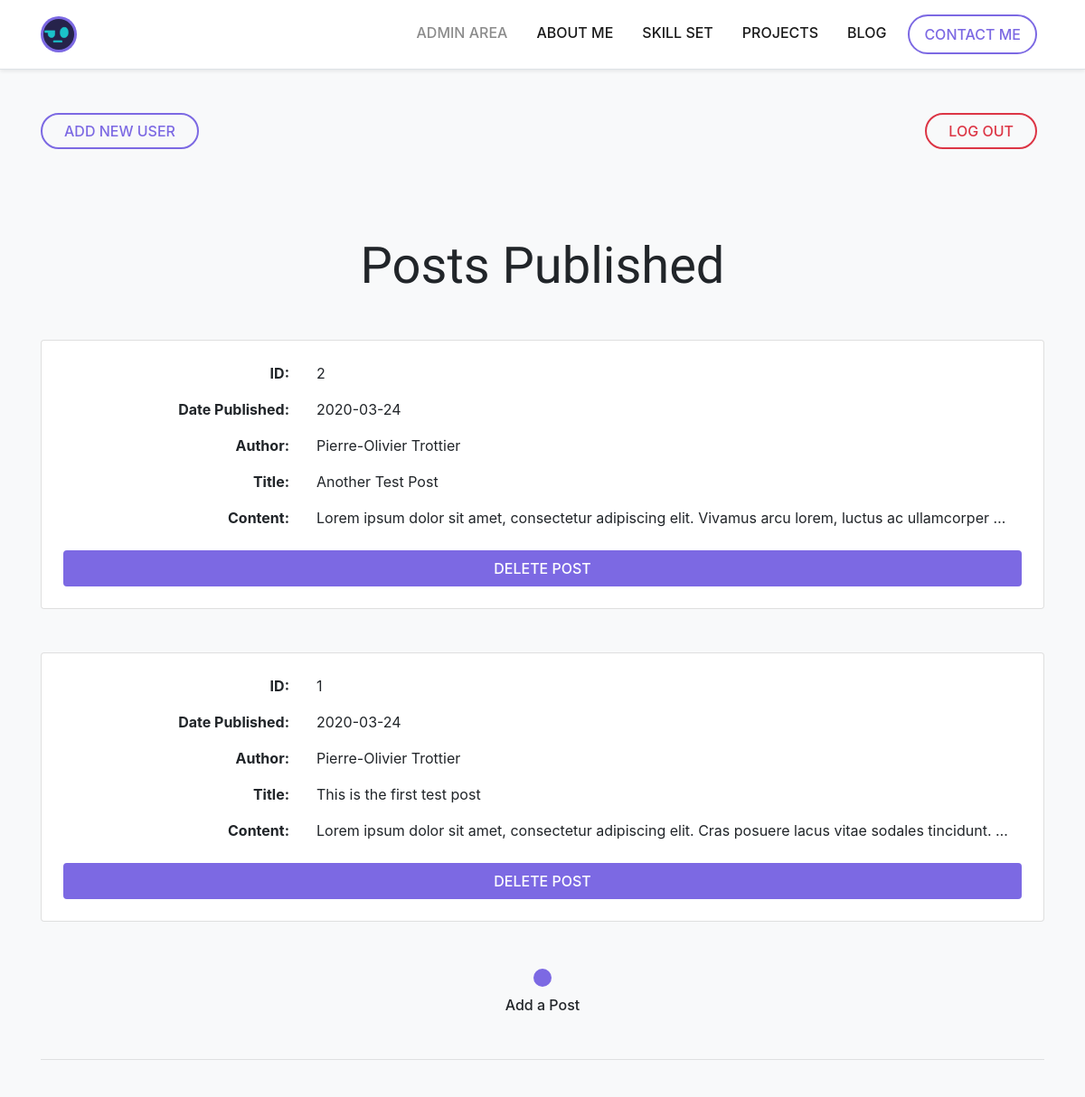
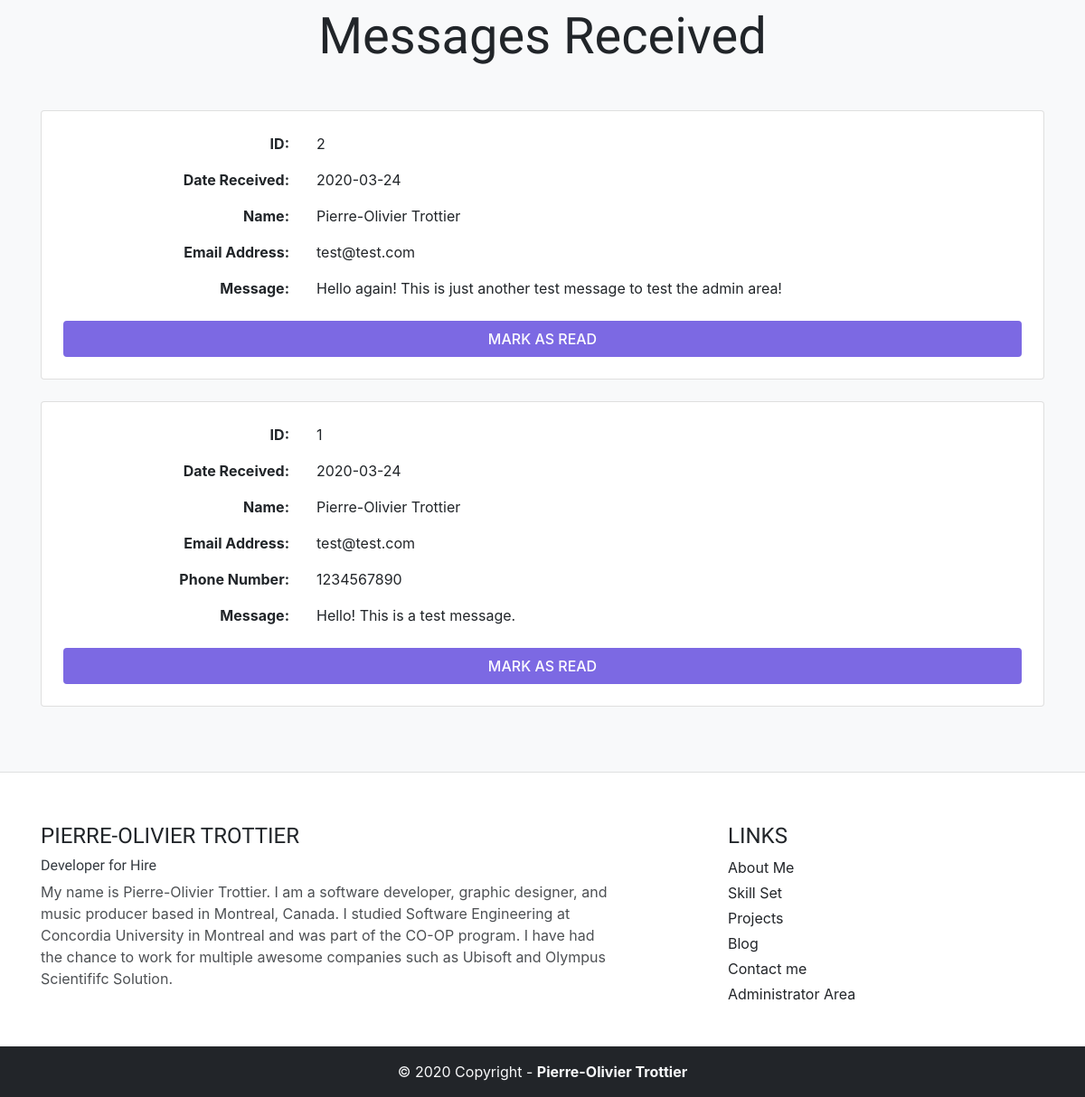
The page /admin (signed in) on the database its author committed (2 pictures, top to bottom).
### app.py (models this page shows, shortened)
class Post(db.Model):
  id = db.Column(db.Integer, primary_key=True)
  author = db.Column(db.String(128))
  title = db.Column(db.String(512))
  content = db.Column(db.Text)
  published_at = db.Column(db.DateTime, default=datetime.datetime.utcnow)

class Message(db.Model):
  id = db.Column(db.Integer, primary_key=True)
  name = db.Column(db.String(128), nullable=False)
  phone = db.Column(db.String(16), nullable=True)
  email = db.Column(db.String(128), nullable=False)
  message = db.Column(db.Text, nullable=False)
  sent_at = db.Column(db.DateTime, default=datetime.datetime.utcnow)

### app.py (the view)
@app.route('/admin')
@login_required
def admin():
  messages = list(Message.query.order_by(Message.sent_at.desc()).all())
  posts = list(Post.query.order_by(Post.published_at.desc()).all())
  return render_template('routes/admin.html', messages=messages, posts=posts)

### app.py (called while the page is built)
@login_manager.user_loader
def load_user(user_id):
    return User.query.filter_by(email=user_id).first()

### templates/routes/admin.html
{% extends "base.html" %}
{% block content %}
  <div class="py-5 container">
    <div class="w-100 mb-5" style="text-align-last: justify">
      <a href="{{ url_for('register') }}" class="btn btn-outline-primary rounded-pill px-4 mb-5">
        Add New User
      </a>
      <a href="{{ url_for('logout') }}" class="btn btn-outline-danger rounded-pill px-4 mb-5 mr-lg-2">
        Log Out
      </a>
    </div>
    {% with posts=posts %}
      {% include 'components/admin/posts.html' %}
    {% endwith %}
    <hr class="my-5">
    {% with messages=messages %}
      {% include 'components/admin/messages.html' %}
    {% endwith %}
  </div>
{% endblock %}

### templates/components/admin/posts.html (shortened to what this page needs)
<h2 class="mb-5 text-center">Posts Published</h2>
{% if posts|length > 0 %}
  <div class="text-center">
    {% for p in posts %}
      <form action="/admin/posts/{{ p.id }}" method="post" class="card p-4 mb-5">
        <div class="col-12">
          <div class="row">
            <p class="col-md-3 text-md-right text-center"><b>ID:</b></p>
            <p class="col-md-9 text-center text-md-left">{{ p.id }}</p>
          </div>
          <div class="row">
            <p class="col-md-3 text-md-right text-center"><b>Date Published:</b></p>
            <p class="col-md-9 text-center text-md-left">{{ p.published_at.strftime('%Y-%m-%d') }}</p>
          </div>
          <div class="row">
            <p class="col-md-3 text-md-right text-center"><b>Author:</b></p>
            <p class="col-md-9 text-center text-md-left">{{ p.author }}</p>
          </div>
          <div class="row">
            <p class="col-md-3 text-md-right text-center"><b>Title:</b></p>
            <p class="col-md-9 text-center text-md-left">{{ p.title }}</p>
          </div>
          <div class="row">
            <p class="col-md-3 mb-0 text-md-right text-center"><b>Content:</b></p>
            <p class="col-md-9 text-center text-md-left single-line">{{ p.content }}{{ p.content }}</p>
          </div>
        </div>
        <button type="submit" class="btn btn-primary mt-2">Delete Post</button>
      </form>
    {% endfor %}
    <a href="/admin/add-post">
      <button class="btn btn-primary p-2 rounded-circle">
      </button>
      <p style="font-weight: 500;" class="mt-2">Add a Post</p>
    </a>
  </div>
{% else %}
    <div class="card p-4 mb-4">
      <h4 class="text-center">No Posts Published</h4>
      <a href="/admin/add-post" class="btn btn-primary mt-4">Add a New Post</a>
    </div>
{% endif %}

### templates/components/admin/messages.html
<h2 class="mb-5 text-center">Messages Received</h2>
{% if messages|length > 0 %}
  {% for m in messages %}
    <form class="card p-4 mb-4" action="/admin/messages/{{ m.id }}" method="post">
        <div class="col-12">
          <div class="row">
            <div class="col-md-3 text-center text-md-right">
              <p><b>ID:</b></p>
            </div>
            <div class="col-md-9 text-center text-md-left">
              <p>{{ m.id }}</p>
            </div>
          </div>
          <div class="row">
            <div class="col-md-3 text-center text-md-right">
              <p><b>Date Received:</b></p>
            </div>
            <div class="col-md-9 text-center text-md-left">
              <p>{{ m.sent_at.strftime('%Y-%m-%d') }}</p>
            </div>
          </div>
          <div class="row">
            <div class="col-md-3 text-center text-md-right">
              <p><b>Name:</b></p>
            </div>
            <div class="col-md-9 text-center text-md-left">
              <p>{{ m.name }}</p>
            </div>
          </div>
          <div class="row">
            <div class="col-md-3 text-center text-md-right">
              <p><b>Email Address:</b></p>
            </div>
            <div class="col-md-9 text-center text-md-left">
              <a href="mailto:{{ m.email }}" target="_blank"><p>{{ m.email }}</p></a>
            </div>
          </div>
          {% if m.phone %}
            <div class="row">
              <div class="col-md-3 text-center text-md-right">
                <p><b>Phone Number:</b></p>
              </div>
              <div class="col-md-9 text-center text-md-left">
                 <a href="tel:{{ m.phone }}" target="_blank"><p>{{ m.phone }}</p></a>
              </div>
            </div>
          {% endif %}
        <div class="row">
            <div class="col-md-3 text-center text-md-right">
              <p><b>Message:</b></p>
            </div>
            <div class="col-md-9 text-center text-md-left">
              <p>{{ m.message }}</p>
            </div>
          </div>
        </div>
      <button class="btn btn-primary mt-2" type="submit">Mark as Read</button>
    </form>
  {% endfor %}
{% else %}
    <div class="card p-4 mb-4">
      <h4 class="text-center">No Messages Received</h4>
    </div>
{% endif %}

### assets/css/general.css (style rules this page uses)
h1, h2, h3, h4, h5, h6 { font-family: 'Oswald', sans-serif; }
h2 { font-size: 3.5rem; }
a { text-decoration: none !important; color: #222529; transition: ease 0.3s; }

### assets/css/style.css (style rules this page uses)
.single-line { text-overflow: ellipsis; overflow: hidden; white-space: nowrap; }

### rows shown on the page
Post: id "2", published_at "2020-03-24", author "Pierre-Olivier Trottier", title "Another Test Post", content "Lorem ipsum dolor sit amet, consectetur adipiscing elit. Vivamus arcu lorem, luctus ac ullamcorper…"
Post: id "1", published_at "2020-03-24", author "Pierre-Olivier Trottier", title "This is the first test post", content "Lorem ipsum dolor sit amet, consectetur adipiscing elit. Cras posuere lacus vitae sodales tincidunt.…"
Message: id "2", sent_at "2020-03-24", name "Pierre-Olivier Trottier", email "test@test.com", message "Hello again! This is just another test message to test the admin area!"
Message: id "1", sent_at "2020-03-24", name "Pierre-Olivier Trottier", email "test@test.com", phone "1234567890", message "Hello! This is a test message."
